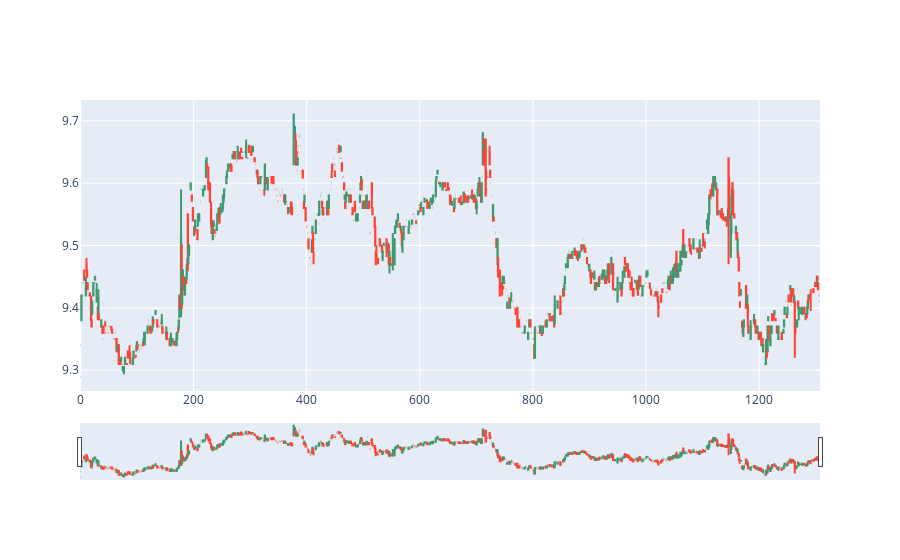

Notebook cell for this chart:
### Code cell
fig = go.Figure()
fig.add_trace(go.Candlestick(x=np.linspace(0,data.shape[0], data.shape[0]),
                open=data['Open'],
                high=data['High'],
                low=data['Low'],
                close=data['Close'], name = 'market data'))
fig.update_xaxes(
    rangeslider_visible=True,
    rangeselector=dict(
        buttons=list([
            dict(count=15, label="15m", step="minute", stepmode="backward"),
            dict(count=45, label="45m", step="minute", stepmode="backward"),
            dict(count=1, label="HTD", step="hour", stepmode="todate"),
            dict(count=3, label="3h", step="hour", stepmode="backward"),
            dict(step="all")
        ])
    )
)

### Figure 1 — Plotly figure (JSON) as saved in the notebook; plotly's stock layout.template omitted (floating-point values rounded to 4 significant figures; data arrays with more than 128 entries replaced by an {"elided": "..."} marker saying what was removed)
{"data": [{"close": {"elided": "1307 float values"}, "high": {"elided": "1307 float values"}, "low": {"elided": "1307 float values"}, "name": "market data", "open": {"elided": "1307 float values"}, "type": "candlestick", "x": {"elided": "1307 float values"}}], "layout": {"xaxis": {"rangeselector": {"buttons": [{"count": 15, "label": "15m", "step": "minute", "stepmode": "backward"}, {"count": 45, "label": "45m", "step": "minute", "stepmode": "backward"}, {"count": 1, "label": "HTD", "step": "hour", "stepmode": "todate"}, {"count": 3, "label": "3h", "step": "hour", "stepmode": "backward"}, {"step": "all"}]}, "rangeslider": {"visible": true}}}}
